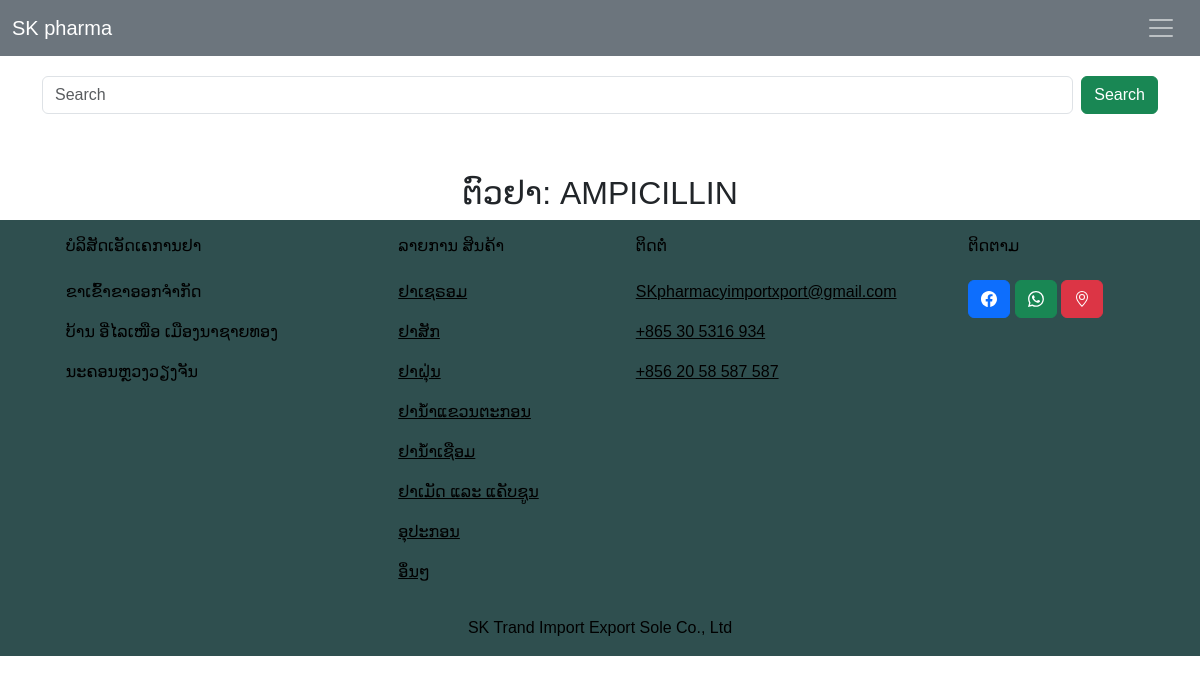
The page /item/7 on the database its author committed.
### app_items/models.py (models this page shows, shortened)
class ItemProduct(models.Model):
    name_item = models.CharField(max_length=55)
    dosage_item = models.CharField(max_length=55, null=True, blank=True)
    unit_item = models.ForeignKey(ItemUint, on_delete=models.CharField, null=True, blank=True)
    size_item = models.CharField(max_length=55, null=True, blank=True)
    company_item = models.ForeignKey(ItemCompany, on_delete=models.CASCADE, null=True, blank=True)
    price = models.IntegerField(null=True, blank=True, default=0)
    price_del = models.IntegerField(null=True, blank=True, default=0)
    category_item = models.ForeignKey(ItemCategory, on_delete=models.CASCADE, null=True, blank=True)
    type_item = models.ForeignKey(ItemType, on_delete=models.CASCADE, blank=True)
    description = models.TextField(max_length=500, blank=True, null=True)
    img_item = models.ImageField(max_length=55, blank=True, null=True, default="img_coming_soom.jpg")
    slug = models.SlugField(default="", null=False)

class ItemCategory(models.Model):
    category_item = models.CharField(max_length=255, unique=True, null=True, blank=True)

### app_items/views.py (the view)
# urls.py: path("item/<int:id>", single_item, name="single_item"),
def single_item(request: HttpRequest, id):
    singleitem = ItemProduct.objects.get(id=id)
    categories_product = category(request)
    context = {
        'categories': categories_product,
        'singleItem': singleitem
    }
    return render(request, "single_item.html", context)

### app_items/views.py (called while the page is built)
def category(requset: HttpRequest):
    categories = ItemCategory.objects.order_by("pk")
    res = []
    [res.append(i) for i in categories if i not in res]
    return res

### app_items/templates/single_item.html (shortened to what this page needs)
{% extends 'components/base.html' %}
{% load static %}
{% block content %}
<div class="container">
    <div class="title-section text-center col-12">
      <h2 class="text-uppercase">ຕົວຢາ: {{ singleItem.name_item }}</h2>
    </div>
  </div>
{% endblock %}

### app_items/templates/components/site_footer.html (shortened to what this page needs)
{% load static %}
<footer
  class="text-left text-lg-start text-black"
>
  <div class="container">
    <section class="">
      <div class="row">
        <div class="col-md-3 col-lg-3 col-xl-3 mx-auto mt-3">
          <h6 class="mb-4 font-weight-bold">ບໍລິສັດເອັດເຄການຢາ</h6>
          <p>ຂາເຂົ້າຂາອອກຈຳກັດ</p>
          <p>ບ້ານ ອີ່ໄລເໜືອ ເມືອງນາຊາຍທອງ</p>
          <p>ນະຄອນຫຼວງວຽງຈັນ</p>
        </div>
        <div class="col-md-2 col-lg-2 col-xl-2 mx-auto mt-3">
          <h6 class="mb-4 font-weight-bold">ລາຍການ ສິນຄ້າ</h6>
          {% for category in categories%}
          <p>
            <a class="text-black" href="{% url 'category' category.category_item %}">{{ category.category_item}}</a>
          </p>
          {% endfor %}
        </div>
        <div class="col-md-4 col-lg-3 col-xl-3 mx-auto mt-3">
          <h6 class="mb-4 font-weight-bold">ຕິດຕໍ່</h6>
          <p>
            <a href="mailto:SKpharmacyimportxport@gmail.com"
              >SKpharmacyimportxport@gmail.com</a>
          </p>
          <p>
            <a href="tel:+865 30 5316 934">+865 30 5316 934</a>
          </p>
          <p>
            <a href="tel:+856 20 58 587 587">+856 20 58 587 587</a>
          </p>
        </div>
        <div class="col-md-3 col-lg-2 col-xl-2 mx-auto mt-3">
          <h6 class="mb-4 font-weight-bold">ຕິດຕາມ</h6>
          <a
            name="facebook"
            id="Facebook"
            class="btn btn-primary"
            href="https://www.facebook.com/profile.php?id=100089582071814"
            role="button"
          >
          </a>
          <a
            name="Whatsapp"
            id="Whatsapp"
            class="btn btn-success"
            href="https://wa.me/+8562058587578?text=ສະບາຍດີ"
            role="button"
          >
          </a>
              <path
                d="M0 7.76C0 3.301 3.493 0 8 0s8 3.301 8 7.76-3.493 7.76-8 7.76c-.81 0-1.586-.107-2.316-.307a.639.639 0 0 0-.427.03l-1.588.702a.64.64 0 0 1-.898-.566l-.044-1.423a.639.639 0 0 0-.215-.456C.956 12.108 0 10.092 0 7.76zm5.546-1.459-2.35 3.728c-.225.358.214.761.551.506l2.525-1.916a.48.48 0 0 1 .578-.002l1.869 1.402a1.2 1.2 0 0 0 1.735-.32l2.35-3.728c.226-.358-.214-.761-.551-.506L9.728 7.381a.48.48 0 0 1-.578.002L7.281 5.98a1.2 1.2 0 0 0-1.735.32z"
              /></svg
          <a
            name="Location"
            id="Location"
            class="btn btn-danger"
            href="https://goo.gl/maps/PLDnY9YkpJ73ZRPS6"
            role="button"
            ></a>
        </div>
      </div>
    </section>
  </div>
  <div class="text-center p-3"
    © 2023 Copyright:
    <a class="text-black">SK Trand Import Export Sole Co., Ltd</a>
  </div>
</footer>

### app_items/static/css/style.css (style rules this page uses)
:root { --dark: darkslategray; }
* { margin: 0; padding: 0; box-sizing: border-box; font-family: 'Noto Sans Lao Looped', sans-serif; }
body { height: 100vh; background-image: './images/bg_1.jpg'; }
footer { background-color: var(--dark); }
a { color: #000; }

### rows shown on the page
ItemProduct: name_item "AMPICILLIN"
ItemCategory: category_item "ຢາເຊຣອມ"
ItemCategory: category_item "ຢາສັກ"
ItemCategory: category_item "ຢາຝຸ່ນ"
ItemCategory: category_item "ຢານ້ຳແຂວນຕະກອນ"
ItemCategory: category_item "ຢານ້ຳເຊືອມ"
ItemCategory: category_item "ຢາເມັດ ແລະ ແຄັບຊູນ"
ItemCategory: category_item "ອຸປະກອນ"
ItemCategory: category_item "ອຶ່ນໆ"
